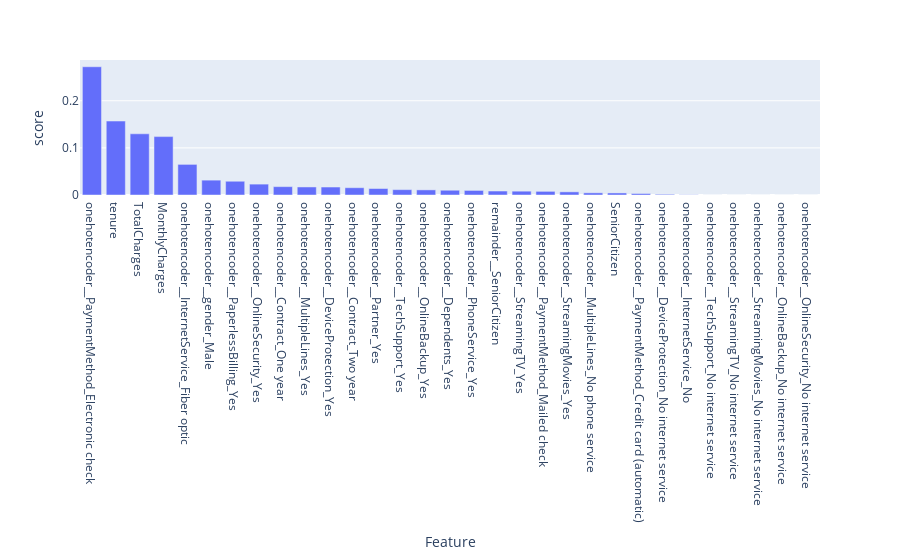

Notebook cell for this chart:
### Code cell
## Feature importances
SmDT_importance = SmDT_model.feature_importances_
SmDT_importance = pd.DataFrame(SmDT_importance, columns = ["score"]).reset_index()
SmDT_importance["Feature"] = list(X.columns)
SmDT_importance.drop(columns = ["index"], inplace = True)
SmDT_importance.sort_values(by = "score", ascending = False, ignore_index=True, inplace = True)



## Plotting the feature importances
fig = px.bar(SmDT_importance, x = "Feature", y = "score")
fig.show()

### Figure 1 — Plotly figure (JSON) as saved in the notebook; plotly's stock layout.template omitted (floating-point values rounded to 4 significant figures)
{"data": [{"alignmentgroup": "True", "hovertemplate": "Feature=%{x}<br>score=%{y}<extra></extra>", "legendgroup": "", "marker": {"color": "#636efa", "pattern": {"shape": ""}}, "name": "", "offsetgroup": "", "orientation": "v", "showlegend": false, "textposition": "auto", "type": "bar", "x": ["onehotencoder__PaymentMethod_Electronic check", "tenure", "TotalCharges", "MonthlyCharges", "onehotencoder__InternetService_Fiber optic", "onehotencoder__gender_Male", "onehotencoder__PaperlessBilling_Yes", "onehotencoder__OnlineSecurity_Yes", "onehotencoder__Contract_One year", "onehotencoder__MultipleLines_Yes", "onehotencoder__DeviceProtection_Yes", "onehotencoder__Contract_Two year", "onehotencoder__Partner_Yes", "onehotencoder__TechSupport_Yes", "onehotencoder__OnlineBackup_Yes", "onehotencoder__Dependents_Yes", "onehotencoder__PhoneService_Yes", "remainder__SeniorCitizen", "onehotencoder__StreamingTV_Yes", "onehotencoder__PaymentMethod_Mailed check", "onehotencoder__StreamingMovies_Yes", "onehotencoder__MultipleLines_No phone service", "SeniorCitizen", "onehotencoder__PaymentMethod_Credit card (automatic)", "onehotencoder__DeviceProtection_No internet service", "onehotencoder__InternetService_No", "onehotencoder__TechSupport_No internet service", "onehotencoder__StreamingTV_No internet service", "onehotencoder__StreamingMovies_No internet service", "onehotencoder__OnlineBackup_No internet service", "onehotencoder__OnlineSecurity_No internet service"], "xaxis": "x", "y": [0.2722, 0.157, 0.1299, 0.124, 0.06499, 0.03154, 0.02921, 0.02312, 0.01772, 0.01708, 0.01692, 0.01547, 0.01376, 0.01136, 0.01085, 0.01013, 0.009723, 0.008431, 0.008107, 0.007725, 0.006684, 0.004602, 0.004353, 0.00318, 0.001494, 0.0004315, 5.394e-05, 0, 0, 0, 0], "yaxis": "y"}], "layout": {"barmode": "relative", "legend": {"tracegroupgap": 0}, "margin": {"t": 60}, "xaxis": {"anchor": "y", "domain": [0, 1], "title": {"text": "Feature"}}, "yaxis": {"anchor": "x", "domain": [0, 1], "title": {"text": "score"}}}}
